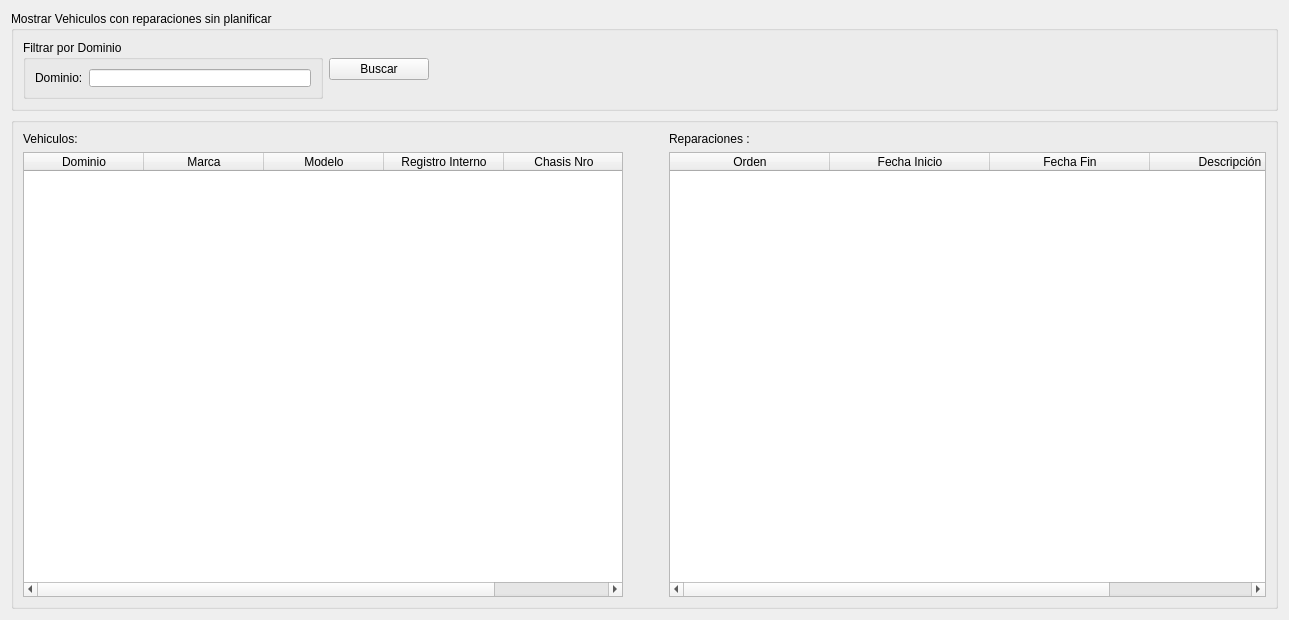
<?xml version="1.0" encoding="UTF-8"?>
<ui version="4.0">
 <class>WidgetMostrarReparacionesPorVehiculo</class>
 <widget class="QWidget" name="WidgetMostrarReparacionesPorVehiculo">
  <property name="windowModality">
   <enum>Qt::WindowModal</enum>
  </property>
  <property name="geometry">
   <rect>
    <x>0</x>
    <y>0</y>
    <width>1289</width>
    <height>620</height>
   </rect>
  </property>
  <property name="minimumSize">
   <size>
    <width>988</width>
    <height>460</height>
   </size>
  </property>
  <property name="windowTitle">
   <string>Mostrar Reparaciones Por Vehiculo</string>
  </property>
  <layout class="QVBoxLayout" name="verticalLayout">
   <item>
    <widget class="QGroupBox" name="groupBox_3">
     <property name="minimumSize">
      <size>
       <width>0</width>
       <height>100</height>
      </size>
     </property>
     <property name="maximumSize">
      <size>
       <width>16777215</width>
       <height>100</height>
      </size>
     </property>
     <property name="title">
      <string>Mostrar Vehiculos con reparaciones sin planificar</string>
     </property>
     <layout class="QHBoxLayout" name="horizontalLayout">
      <item>
       <widget class="QGroupBox" name="groupBox_4">
        <property name="minimumSize">
         <size>
          <width>300</width>
          <height>0</height>
         </size>
        </property>
        <property name="maximumSize">
         <size>
          <width>300</width>
          <height>16777215</height>
         </size>
        </property>
        <property name="title">
         <string>Filtrar por Dominio</string>
        </property>
        <layout class="QFormLayout" name="formLayout">
         <property name="fieldGrowthPolicy">
          <enum>QFormLayout::AllNonFixedFieldsGrow</enum>
         </property>
         <item row="0" column="0">
          <widget class="QLabel" name="label">
           <property name="text">
            <string>Dominio:</string>
           </property>
          </widget>
         </item>
         <item row="0" column="1">
          <widget class="QLineEdit" name="lineEdit"/>
         </item>
        </layout>
       </widget>
      </item>
      <item>
       <widget class="QPushButton" name="pushButton">
        <property name="minimumSize">
         <size>
          <width>100</width>
          <height>0</height>
         </size>
        </property>
        <property name="maximumSize">
         <size>
          <width>100</width>
          <height>16777215</height>
         </size>
        </property>
        <property name="text">
         <string>Buscar</string>
        </property>
       </widget>
      </item>
      <item>
       <spacer name="horizontalSpacer_2">
        <property name="orientation">
         <enum>Qt::Horizontal</enum>
        </property>
        <property name="sizeHint" stdset="0">
         <size>
          <width>40</width>
          <height>20</height>
         </size>
        </property>
       </spacer>
      </item>
     </layout>
    </widget>
   </item>
   <item>
    <widget class="QGroupBox" name="groupBox_2">
     <property name="title">
      <string/>
     </property>
     <layout class="QGridLayout" name="gridLayout">
      <item row="1" column="2">
       <widget class="QTableWidget" name="tableWidgetReparaciones">
        <attribute name="horizontalHeaderCascadingSectionResizes">
         <bool>true</bool>
        </attribute>
        <attribute name="horizontalHeaderDefaultSectionSize">
         <number>160</number>
        </attribute>
        <attribute name="horizontalHeaderShowSortIndicator" stdset="0">
         <bool>false</bool>
        </attribute>
        <attribute name="horizontalHeaderStretchLastSection">
         <bool>true</bool>
        </attribute>
        <column>
         <property name="text">
          <string>Orden</string>
         </property>
        </column>
        <column>
         <property name="text">
          <string>Fecha Inicio</string>
         </property>
        </column>
        <column>
         <property name="text">
          <string>Fecha Fin</string>
         </property>
        </column>
        <column>
         <property name="text">
          <string>Descripción</string>
         </property>
        </column>
       </widget>
      </item>
      <item row="1" column="0">
       <widget class="QTableWidget" name="tableWidgetVehiculos">
        <property name="minimumSize">
         <size>
          <width>600</width>
          <height>0</height>
         </size>
        </property>
        <property name="maximumSize">
         <size>
          <width>600</width>
          <height>16777215</height>
         </size>
        </property>
        <attribute name="horizontalHeaderCascadingSectionResizes">
         <bool>true</bool>
        </attribute>
        <attribute name="horizontalHeaderDefaultSectionSize">
         <number>120</number>
        </attribute>
        <attribute name="horizontalHeaderStretchLastSection">
         <bool>true</bool>
        </attribute>
        <column>
         <property name="text">
          <string>Dominio</string>
         </property>
        </column>
        <column>
         <property name="text">
          <string>Marca</string>
         </property>
        </column>
        <column>
         <property name="text">
          <string>Modelo</string>
         </property>
        </column>
        <column>
         <property name="text">
          <string>Registro Interno</string>
         </property>
        </column>
        <column>
         <property name="text">
          <string>Chasis Nro</string>
         </property>
        </column>
       </widget>
      </item>
      <item row="0" column="0">
       <widget class="QLabel" name="label_2">
        <property name="text">
         <string>Vehiculos:</string>
        </property>
       </widget>
      </item>
      <item row="0" column="2">
       <widget class="QLabel" name="label_3">
        <property name="text">
         <string>Reparaciones :</string>
        </property>
       </widget>
      </item>
      <item row="1" column="1">
       <spacer name="horizontalSpacer">
        <property name="orientation">
         <enum>Qt::Horizontal</enum>
        </property>
        <property name="sizeType">
         <enum>QSizePolicy::Minimum</enum>
        </property>
        <property name="sizeHint" stdset="0">
         <size>
          <width>40</width>
          <height>20</height>
         </size>
        </property>
       </spacer>
      </item>
     </layout>
    </widget>
   </item>
  </layout>
 </widget>
 <resources/>
 <connections/>
</ui>
